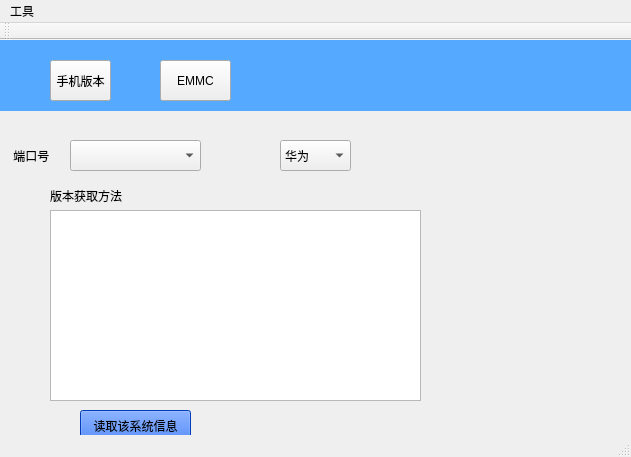
<?xml version="1.0" encoding="UTF-8"?>
<ui version="4.0">
 <class>MainWindow</class>
 <widget class="QMainWindow" name="MainWindow">
  <property name="geometry">
   <rect>
    <x>0</x>
    <y>0</y>
    <width>631</width>
    <height>457</height>
   </rect>
  </property>
  <property name="windowTitle">
   <string>MainWindow</string>
  </property>
  <widget class="QWidget" name="centralWidget">
   <widget class="QPushButton" name="pushButton">
    <property name="geometry">
     <rect>
      <x>80</x>
      <y>370</y>
      <width>111</width>
      <height>31</height>
     </rect>
    </property>
    <property name="styleSheet">
     <string notr="true">background-color: rgb(0, 85, 255);</string>
    </property>
    <property name="text">
     <string>读取该系统信息</string>
    </property>
   </widget>
   <widget class="QTextBrowser" name="textBrowser">
    <property name="geometry">
     <rect>
      <x>50</x>
      <y>170</y>
      <width>371</width>
      <height>191</height>
     </rect>
    </property>
   </widget>
   <widget class="QLabel" name="label">
    <property name="geometry">
     <rect>
      <x>0</x>
      <y>0</y>
      <width>681</width>
      <height>71</height>
     </rect>
    </property>
    <property name="styleSheet">
     <string notr="true">background-color: rgb(85, 170, 255);</string>
    </property>
    <property name="text">
     <string/>
    </property>
   </widget>
   <widget class="QComboBox" name="comboBox">
    <property name="geometry">
     <rect>
      <x>280</x>
      <y>100</y>
      <width>71</width>
      <height>31</height>
     </rect>
    </property>
    <item>
     <property name="text">
      <string>华为</string>
     </property>
    </item>
    <item>
     <property name="text">
      <string>小米</string>
     </property>
    </item>
    <item>
     <property name="text">
      <string>魅族</string>
     </property>
    </item>
   </widget>
   <widget class="QLabel" name="label_2">
    <property name="geometry">
     <rect>
      <x>50</x>
      <y>145</y>
      <width>81</width>
      <height>21</height>
     </rect>
    </property>
    <property name="text">
     <string>版本获取方法</string>
    </property>
   </widget>
   <widget class="QComboBox" name="comboBox_2">
    <property name="geometry">
     <rect>
      <x>70</x>
      <y>100</y>
      <width>131</width>
      <height>31</height>
     </rect>
    </property>
   </widget>
   <widget class="QLabel" name="label_3">
    <property name="geometry">
     <rect>
      <x>10</x>
      <y>90</y>
      <width>51</width>
      <height>51</height>
     </rect>
    </property>
    <property name="text">
     <string> 端口号</string>
    </property>
   </widget>
   <widget class="QToolButton" name="toolButton_2">
    <property name="geometry">
     <rect>
      <x>50</x>
      <y>20</y>
      <width>61</width>
      <height>41</height>
     </rect>
    </property>
    <property name="text">
     <string>手机版本</string>
    </property>
   </widget>
   <widget class="QToolButton" name="toolButton">
    <property name="geometry">
     <rect>
      <x>160</x>
      <y>20</y>
      <width>71</width>
      <height>41</height>
     </rect>
    </property>
    <property name="text">
     <string>EMMC</string>
    </property>
   </widget>
   <zorder>label</zorder>
   <zorder>pushButton</zorder>
   <zorder>textBrowser</zorder>
   <zorder>comboBox</zorder>
   <zorder>label_2</zorder>
   <zorder>comboBox_2</zorder>
   <zorder>label_3</zorder>
   <zorder>toolButton_2</zorder>
   <zorder>toolButton</zorder>
  </widget>
  <widget class="QMenuBar" name="menuBar">
   <property name="geometry">
    <rect>
     <x>0</x>
     <y>0</y>
     <width>631</width>
     <height>23</height>
    </rect>
   </property>
   <widget class="QMenu" name="menu">
    <property name="title">
     <string>工具</string>
    </property>
   </widget>
   <addaction name="menu"/>
  </widget>
  <widget class="QToolBar" name="mainToolBar">
   <attribute name="toolBarArea">
    <enum>TopToolBarArea</enum>
   </attribute>
   <attribute name="toolBarBreak">
    <bool>false</bool>
   </attribute>
  </widget>
  <widget class="QStatusBar" name="statusBar"/>
 </widget>
 <layoutdefault spacing="6" margin="11"/>
 <resources/>
 <connections/>
</ui>
